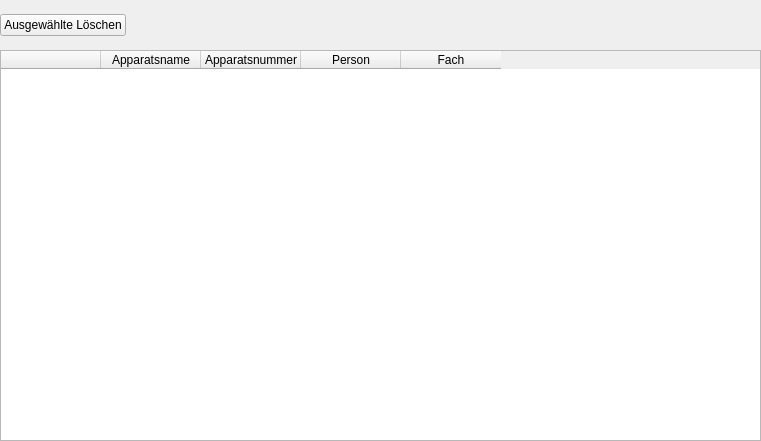
                 <widget class="QWidget" name="widget" native="true">
                  <property name="geometry">
                   <rect>
                    <x>10</x>
                    <y>10</y>
                    <width>761</width>
                    <height>441</height>
                   </rect>
                  </property>
                  <widget class="QWidget" name="horizontalLayoutWidget_3">
                   <property name="geometry">
                    <rect>
                     <x>0</x>
                     <y>0</y>
                     <width>761</width>
                     <height>51</height>
                    </rect>
                   </property>
                   <layout class="QHBoxLayout" name="horizontalLayout_7">
                    <item>
                     <widget class="QPushButton" name="btn_del_select_apparats">
                      <property name="focusPolicy">
                       <enum>Qt::StrongFocus</enum>
                      </property>
                      <property name="text">
                       <string>Ausgewählte Löschen</string>
                      </property>
                     </widget>
                    </item>
                    <item>
                     <spacer name="horizontalSpacer_5">
                      <property name="orientation">
                       <enum>Qt::Horizontal</enum>
                      </property>
                      <property name="sizeHint" stdset="0">
                       <size>
                        <width>40</width>
                        <height>20</height>
                       </size>
                      </property>
                     </spacer>
                    </item>
                   </layout>
                  </widget>
                  <widget class="QWidget" name="table" native="true">
                   <property name="geometry">
                    <rect>
                     <x>0</x>
                     <y>50</y>
                     <width>761</width>
                     <height>391</height>
                    </rect>
                   </property>
                   <widget class="QTableWidget" name="tableWidget">
                    <property name="geometry">
                     <rect>
                      <x>0</x>
                      <y>0</y>
                      <width>761</width>
                      <height>391</height>
                     </rect>
                    </property>
                    <property name="focusPolicy">
                     <enum>Qt::NoFocus</enum>
                    </property>
                    <property name="editTriggers">
                     <set>QAbstractItemView::NoEditTriggers</set>
                    </property>
                    <column>
                     <property name="text">
                      <string/>
                     </property>
                    </column>
                    <column>
                     <property name="text">
                      <string>Apparatsname</string>
                     </property>
                    </column>
                    <column>
                     <property name="text">
                      <string>Apparatsnummer</string>
                     </property>
                    </column>
                    <column>
                     <property name="text">
                      <string>Person</string>
                     </property>
                    </column>
                    <column>
                     <property name="text">
                      <string>Fach</string>
                     </property>
                    </column>
                   </widget>
                  </widget>
                 </widget>
